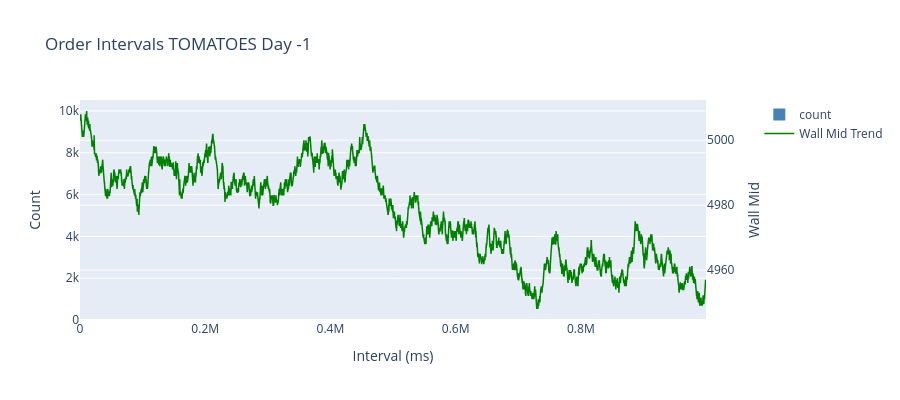
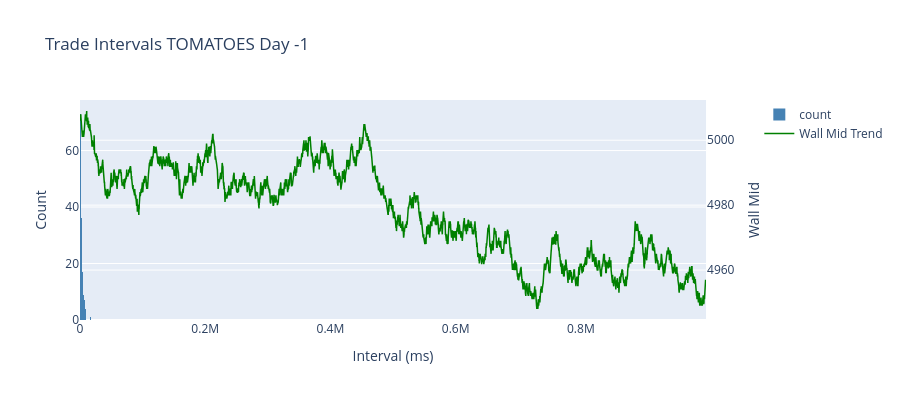

Notebook code for these charts, in order:
### Markdown cell above
## Step 7: 订单间隔 / 成交间隔分布

### Code cell
order_intervals = order_interval_distribution(
    prices_long,
    product=PRODUCT,
    day=DAY,
    min_order_volume=MIN_ORDER_VOLUME if FILTER_BY_VOLUME else None,
)
trade_intervals = trade_interval_distribution(
    trades,
    product=PRODUCT,
    day=DAY,
    min_trade_quantity=MIN_TRADE_QUANTITY if FILTER_BY_VOLUME else None,
)

print(f"Order intervals count: {order_intervals.height}, mean={order_intervals['interval_ms'].mean() if order_intervals.height else 'NA'}")
print(f"Trade intervals count: {trade_intervals.height}, mean={trade_intervals['interval_ms'].mean() if trade_intervals.height else 'NA'}")

wm_overlay = wall_mid_df.filter(pl.col('product') == PRODUCT)
if DAY is not None and 'day' in wm_overlay.columns:
    wm_overlay = wm_overlay.filter(pl.col('day') == DAY)

fig_o = plot_interval_distribution(
    order_intervals,
    title=f"Order Intervals {PRODUCT} Day {DAY}",
    wall_mid_df=wm_overlay.select(['timestamp', 'wall_mid']),
)
fig_o.show()

fig_t = plot_interval_distribution(
    trade_intervals,
    title=f"Trade Intervals {PRODUCT} Day {DAY}",
    wall_mid_df=wm_overlay.select(['timestamp', 'wall_mid']),
)
fig_t.show()

### Figure 1 — Plotly figure (JSON) as saved in the notebook; plotly's stock layout.template omitted (floating-point values rounded to 4 significant figures; data arrays with more than 128 entries replaced by an {"elided": "..."} marker saying what was removed)
{"data": [{"marker": {"color": "steelblue"}, "name": "count", "nbinsx": 80, "type": "histogram", "x": {"elided": "9999 int values"}, "xaxis": "x", "yaxis": "y"}, {"line": {"color": "green", "width": 1.5}, "mode": "lines", "name": "Wall Mid Trend", "type": "scatter", "x": {"elided": "10000 int values"}, "xaxis": "x", "y": {"elided": "10000 float values"}, "yaxis": "y2"}], "layout": {"height": 400, "title": {"text": "Order Intervals TOMATOES Day -1"}, "xaxis": {"anchor": "y", "domain": [0, 0.94], "title": {"text": "Interval (ms)"}}, "yaxis": {"anchor": "x", "domain": [0, 1], "title": {"text": "Count"}}, "yaxis2": {"anchor": "x", "overlaying": "y", "side": "right", "title": {"text": "Wall Mid"}}}}

### Figure 2 — Plotly figure (JSON) as saved in the notebook; plotly's stock layout.template omitted (floating-point values rounded to 4 significant figures; data arrays with more than 128 entries replaced by an {"elided": "..."} marker saying what was removed)
{"data": [{"marker": {"color": "steelblue"}, "name": "count", "nbinsx": 80, "type": "histogram", "x": {"elided": "422 int values"}, "xaxis": "x", "yaxis": "y"}, {"line": {"color": "green", "width": 1.5}, "mode": "lines", "name": "Wall Mid Trend", "type": "scatter", "x": {"elided": "10000 int values"}, "xaxis": "x", "y": {"elided": "10000 float values"}, "yaxis": "y2"}], "layout": {"height": 400, "title": {"text": "Trade Intervals TOMATOES Day -1"}, "xaxis": {"anchor": "y", "domain": [0, 0.94], "title": {"text": "Interval (ms)"}}, "yaxis": {"anchor": "x", "domain": [0, 1], "title": {"text": "Count"}}, "yaxis2": {"anchor": "x", "overlaying": "y", "side": "right", "title": {"text": "Wall Mid"}}}}
